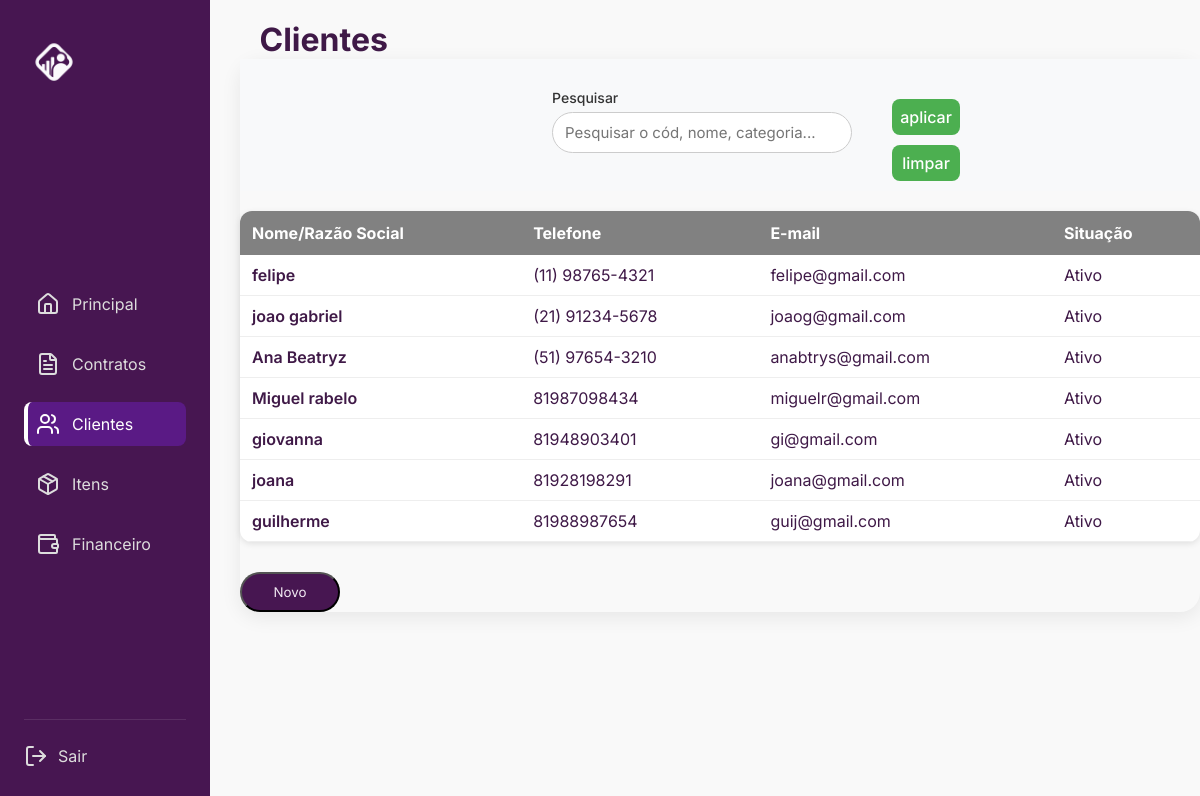
/clientes/, run on an earlier commit of the app's database.
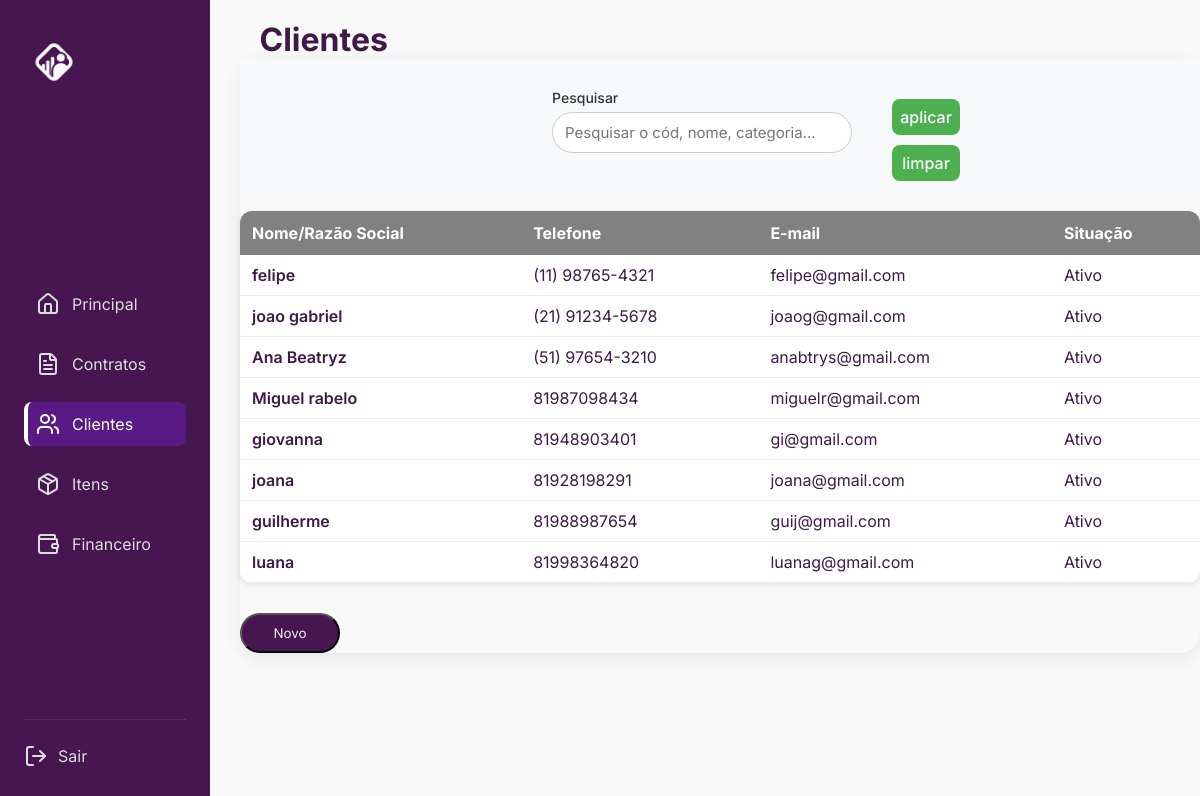
And on a later commit of the database.
### forum/models.py (models this page shows, shortened)
class Cliente(models.Model):
    nome = models.CharField(max_length=100)
    email = models.EmailField(unique=True)
    telefone = models.CharField(max_length=20)
    situacao = models.CharField(
        max_length=15,
        choices=[('ativa', 'Ativa'), ('desativado', 'Desativado')],
        default='ativo'
    )

### forum/views.py (the view)
# urls.py: path('', views.lista_clientes, name='lista_clientes'),
def lista_clientes(request):
    termo_pesquisa = request.GET.get('pesquisar', '')  # pega o valor digitado
    if termo_pesquisa:
        clientes = Cliente.objects.filter(
            nome__icontains=termo_pesquisa
        ) | Cliente.objects.filter(
            email__icontains=termo_pesquisa
        ) | Cliente.objects.filter(
            telefone__icontains=termo_pesquisa
        )
    else:
        clientes = Cliente.objects.all()  # mostra todos se não tiver filtro
    return render(request, 'index.html', {'clientes': clientes})

### forum/templates/index.html (shortened to what this page needs)
<!DOCTYPE html>
<html lang="en">
<head>
  {% load static %}
  <link rel="stylesheet" href="{% static 'forum/style.css' %}">
</head>
<body data-section="clientes">
    <div class="container">
    <aside class="sidebar">
      <div class="logo">
        <img src="{% static 'forum/img/logobranca.png' %}">
      </div>
      <nav class="menu">
        <a href="{% url 'home' %}" class="menu-item" data-section="home">
            <i data-lucide="home"></i>
          <span>Principal</span>
        </a>
        <a href="{% url 'contratos' %}" class="menu-item" data-section="contratos">
          <i data-lucide="file-text"></i>
          <span>Contratos</span>
        </a>
        <a href="{% url 'lista_clientes' %}" class="menu-item active" data-section="clientes">
          <i data-lucide="users"></i>
          <span>Clientes</span>
        </a>
          <a href="{% url 'listar_itens' %}" class="menu-item" data-section="itens">
          <i data-lucide="package"></i>
          <span>Itens</span>
          </a>
        <a href="{% url 'painel_financeiro' %}"  class="menu-item" data-section="financas">
          <i data-lucide="wallet"></i>
          <span>Financeiro</span>
        </a>
      </nav>
      <div class="logout">
        <a href="#">
          <i data-lucide="log-out"></i>
          <span>Sair</span>
        </a>
      </div>
    </aside>
    <main>
        <h1>Clientes</h1>
    <section class="painel">
    <main class="main">
      <div class="filtros-container">
       <form method="get" class="filtros-container">
        <div class="campo">
          <label for="pesquisar" >Pesquisar</label>
          <div class="input-icon">
            <input type="text" id="pesquisar" placeholder="Pesquisar o cód, nome, categoria..." value="{{ request.GET.pesquisar }}" name="pesquisar">
          </div>
        </div>
 <div class="botoes">
    <button type="submit">aplicar</button>
    <button type="submit">limpar</button>
 </div>
    </main>
   <div class="tabela-clientes">
  <table>
    <thead>
      <tr>
        <th>Nome/Razão Social</th>
        <th>Telefone</th>
        <th>E-mail</th>
        <th>Situação</th>
      </tr>
    </thead>
    <tbody>
      {% for cliente in clientes %}
      <tr class="cliente-row" onclick="window.location.href='{% url 'contrato_cliente' cliente.id %}'">
        <td class="cliente-link">
          {{ cliente.nome }}
        </td>
        <td>{{ cliente.telefone }}</td>
        <td>{{ cliente.email }}</td>
        <td>Ativo</td>
      </tr>
      {% empty %}
      <tr>
        <td colspan="4">Nenhum cliente encontrado.</td>
      </tr>
      {% endfor %}
    </tbody>
  </table>
  <div class="botoes">
   <button onclick="window.location.href='adicionar/'">Novo</button>
  </div>
</div>
  </div>
</body>
</html>

What changed in the data, as far as the page shows it:
added Cliente: nome "luana", telefone "81998364820", email "luanag@gmail.com"
